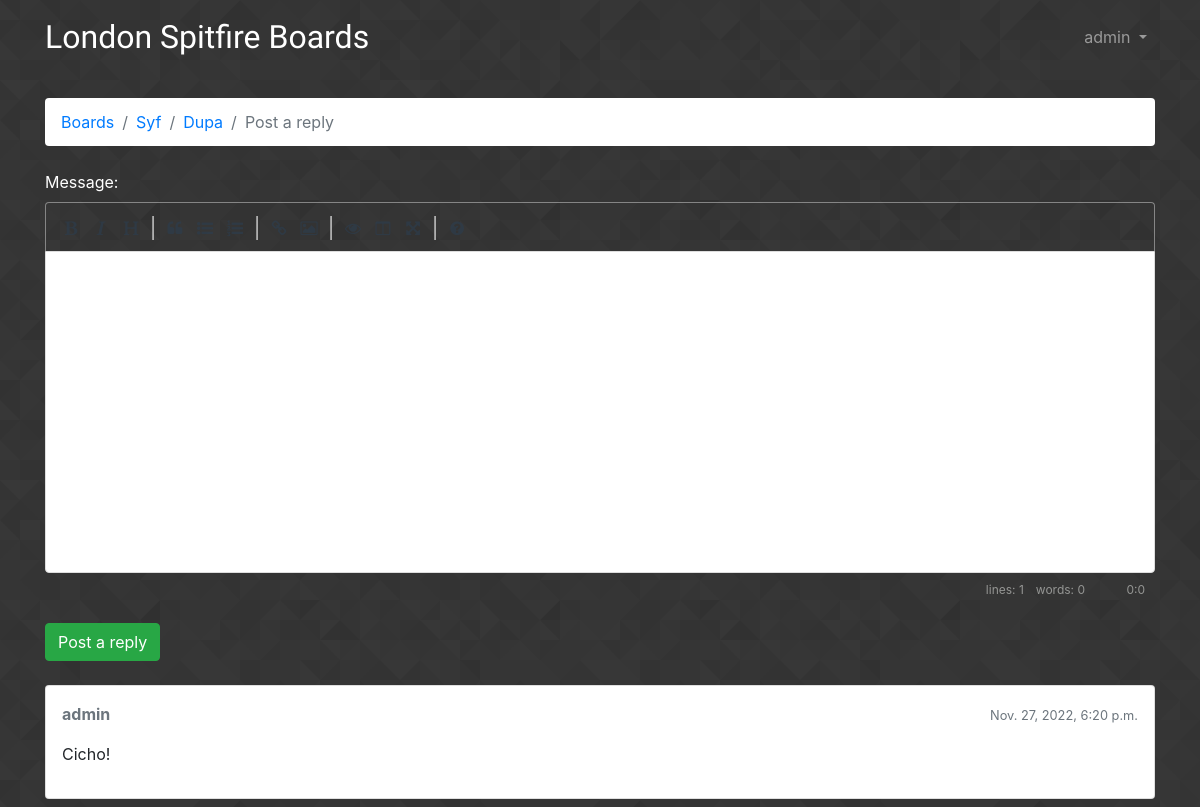
/boards/1/topics/2/reply/ (signed in), run on an earlier commit of the app's database.
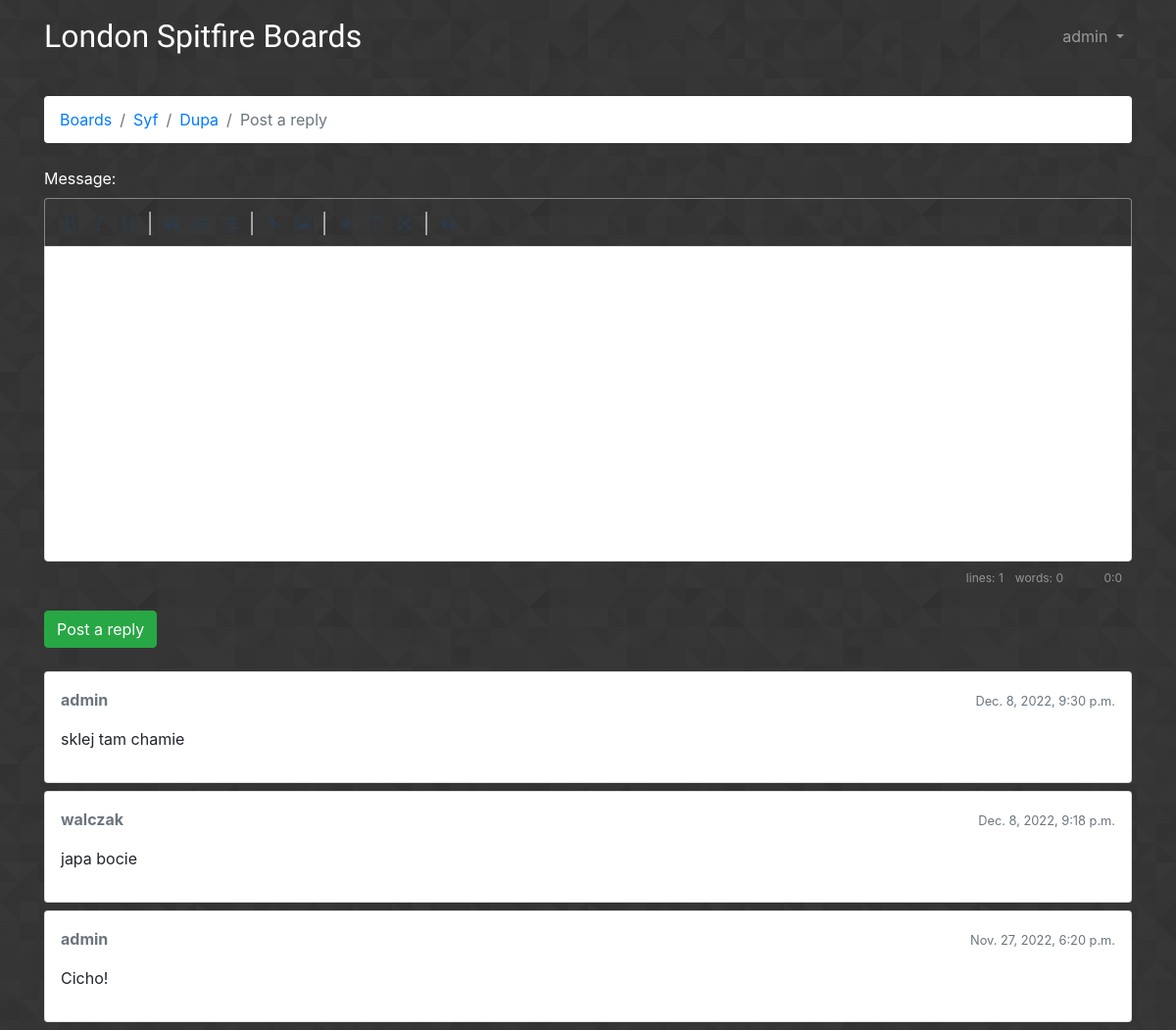
And on a later commit of the database.
### boards/models.py (models this page shows, shortened)
class Post(models.Model):
    message = models.TextField(max_length=4000)
    topic = models.ForeignKey(Topic, related_name="posts", on_delete=models.CASCADE)
    created_at = models.DateTimeField(auto_now_add=True)
    updated_at = models.DateTimeField(null=True)
    created_by = models.ForeignKey(
        User, related_name="posts", on_delete=models.SET(value=DELETED_USER)
    )
    updated_by = models.ForeignKey(
        User, null=True, related_name="+", on_delete=models.SET(value=DELETED_USER)
    )
    def get_message_as_markdown(self):
        return mark_safe(markdown(self.message))

### boards/views.py (the view)
@login_required
def reply_topic(request, board_pk, topic_pk):
    topic = get_object_or_404(Topic, board__pk=board_pk, pk=topic_pk)
    if request.method == "POST":
        form = PostForm(request.POST)
        if form.is_valid():
            post = form.save(commit=False)
            post.topic = topic
            post.created_by = request.user
            post.save()
            topic.last_updated = timezone.now()
            topic.save()
            return redirect("topic_posts", board_pk=board_pk, topic_pk=topic_pk)
    else:
        form = PostForm()
    return render(request, "reply_topic.html", {"topic": topic, "form": form})

### boards/models.py (called while the page is built)
    def get_last_ten_posts(self):
        return self.posts.order_by("-created_at")[:LAST_POSTS_NUM_IN_REPLY]

### boards/templatetags/form_tags.py (called while the page is built)
@register.filter
def input_class(bound_field):
    css_class = ""
    if bound_field.form.is_bound:
        if bound_field.errors:
            css_class = " is-invalid"
        elif field_type(bound_field) != "PasswordInput":
            css_class = " is-valid"
    return f"form-control{css_class}"

### templates/reply_topic.html (shortened to what this page needs)
{%  extends 'base.html' %}
{% load static %}
{% block stylesheet %}
    <link rel="stylesheet" href="{% static 'css/simplemde.min.css' %}">
{% endblock stylesheet %}
{% block breadcrumb %}
    <li class="breadcrumb-item"><a href="{% url 'home' %}">Boards</a></li>
    <li class="breadcrumb-item"><a href="{% url 'board_topics' topic.board.pk %}">{{ topic.board.name }}</a></li>
    <li class="breadcrumb-item"><a href="{% url 'topic_posts' topic.board.pk topic.pk %}">{{ topic.subject }}</a></li>
    <li class="breadcrumb-item active">Post a reply</li>
{% endblock breadcrumb %}
{% block content %}
    <form method="post" class="mb-4" novalidate>
        {% include 'includes/form.html' %}
        <button type="submit" class="btn btn-success">Post a reply</button>
    </form>
    {% for post in topic.get_last_ten_posts %}
        <div class="card mb-2">
            <div class="card-body p-3">
                <div class="row mb-3">
                    <div class="col-6">
                        <strong class="text-muted">{{ post.created_by.username }}</strong>
                    </div>
                    <div class="col-6 text-right">
                        <small class="text-muted">{{ post.created_at }}</small>
                    </div>
                </div>
                {{ post.get_message_as_markdown }}
            </div>
        </div>
    {% endfor %}
{% endblock content %}

What changed in the data, as far as the page shows it:
added Post: created_by.username "admin", created_at "Dec. 8, 2022, 9:30 p.m.", get_message_as_markdown "sklej tam chamie"
added Post: created_by.username "walczak", created_at "Dec. 8, 2022, 9:18 p.m.", get_message_as_markdown "japa bocie"
